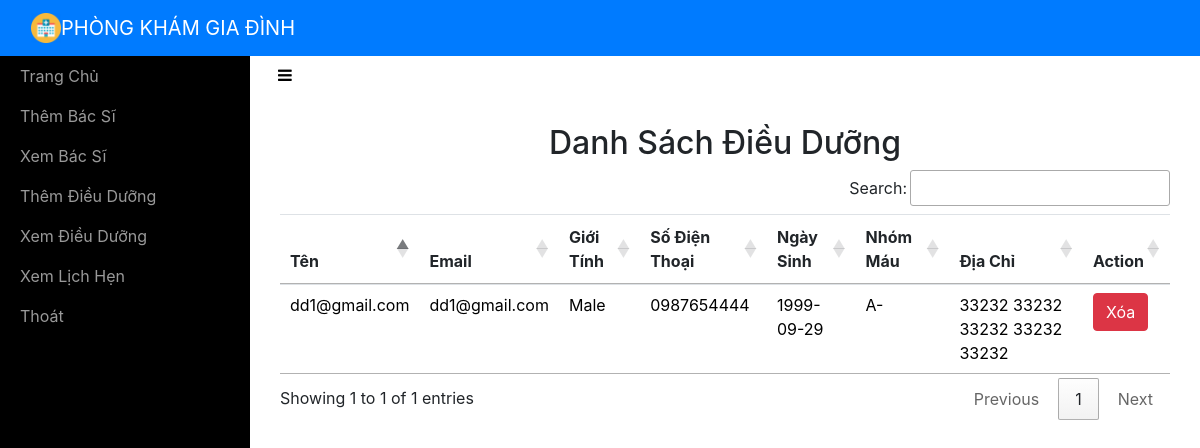
Screenshot of /adminviewReceptionist/ (signed in) with the database file from the repository.
### phongkhamapp/models.py (models this page shows, shortened)
class Receptionist(models.Model):
    name = models.CharField(max_length=50)
    email = models.EmailField(unique=True)
    password = models.CharField(max_length=16)
    gender = models.CharField(max_length=10)
    phonenumber = models.CharField(max_length=10)
    address = models.CharField(max_length=100)
    birthdate = models.DateField()
    bloodgroup = models.CharField(max_length=5)

### phongkhamapp/views.py (the view)
# urls.py: path('adminviewReceptionist/',adminviewReceptionist,name='adminviewReceptionist'),
def adminviewReceptionist(request):
    if not request.user.is_staff:
        return redirect('login_admin')
    rec = Receptionist.objects.all()
    r = {'rec': rec}
    return render(request, 'adminviewreceptionists.html', r)

### phongkhamapp/templates/adminviewreceptionists.html (shortened to what this page needs)
<!DOCTYPE html>
<html>
<head>
    {% include 'include.html' %}
    {% load static %}
    <link rel="stylesheet" type="text/css" href="https://cdn.datatables.net/1.10.21/css/jquery.dataTables.min.css">
    <link rel="stylesheet" type="text/css" href="https://cdn.datatables.net/buttons/1.6.2/css/buttons.dataTables.min.css">
</head>
<body>
    {% include 'adminnav.html' %}
    <div id="wrapper">
        {% include 'admin_include.html'%}
        <div class="page-content-wrapper">
            <div class="container-fluid"><a class="btn btn-link" role="button" id="menu-toggle" href="#menu-toggle"><i class="fa fa-bars" style="color: black;"></i></a>
                <h2 class="text-center">Danh Sách Điều Dưỡng</h2>
                <section id="team" class="pb-5">
                    <div class="container">
                       <table class="table" id="example">
                            <thead>
                                <tr>
                                    <th>Tên</th>
                                    <th>Email</th>
                                    <th>Giới Tính</th>
                                    <th>Số Điện Thoại</th>
                                    <th>Ngày Sinh</th>
                                    <th>Nhóm Máu</th>
                                    <th>Địa Chỉ</th>
                                    <th>Action</th>
                                </tr>
                            </thead>
                            <tbody>
                                {% for i in rec %}
                                <tr style="color: black;">
                                    <td>{{ i.name }}</td>
                                    <td>{{ i.email }}</td>
                                    <td>{{ i.gender }}</td>
                                    <td>{{ i.phonenumber }}</td>
                                    <td>{{ i.birthdate }}</td>
                                    <td>{{ i.bloodgroup }}</td>
                                    <td>{{ i.address }}</td>
                                    <td><a href="{% url 'admin_delete_receptionist' i.id  i.email %}" onclick="return confirm('Bạn có chắc muốn xóa không ?')" class="btn btn-danger">Xóa</a></td>
                                </tr>
                                {% endfor %}
                            </tbody>
                        </table>
                    </div>
                </section>
            </div>
        </div>
    </div>
</body>
</html>

### phongkhamapp/static/css/Sidebar-Menu-1.css (style rules this page uses)
body { overflow-x: hidden; }
#wrapper { padding-left: 0; -webkit-transition: all 0.5s ease; -moz-transition: all 0.5s ease; -o-transition: all 0.5s ease; transition: all 0.5s ease; }
@media (min-width:768px) { #wrapper { padding-left: 250px; } }

### phongkhamapp/static/css/Sidebar-Menu.css (style rules this page uses)
#wrapper { padding-left: 0; -webkit-transition: all 0.5s ease; -moz-transition: all 0.5s ease; -o-transition: all 0.5s ease; transition: all 0.5s ease; }
@media (min-width:768px) { #wrapper { padding-left: 250px; } }

### phongkhamapp/static/css/styles.css (style rules this page uses)
.text-center { margin-top: 30px; }

### rows the page displays
Receptionist: name "dd1@gmail.com", email "dd1@gmail.com", gender "Male", phonenumber "0987654444", birthdate "1999-09-29", bloodgroup "A-", address "33232 33232 33232 33232 33232"
